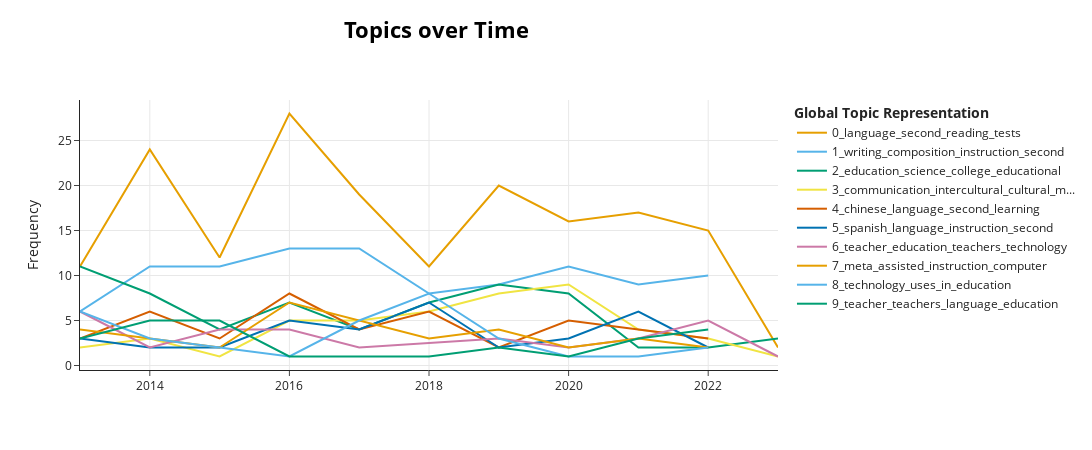

The notebook cell this image was saved under:
### Code cell
model.visualize_topics_over_time(topics_over_time, topics=[0, 1, 2, 3, 4, 5, 6, 7, 8, 9])
#can innclude topics changing topics_over_time TO topics_over_time, topics=[x, y, z, etc.]

### Figure 1 — Plotly figure (JSON) as saved in the notebook; plotly's stock layout.template omitted (floating-point values rounded to 4 significant figures)
{"data": [{"hoverinfo": "text", "hovertext": ["<b>Topic 0</b><br>Words: reading, language, second, instruction, tests", "<b>Topic 0</b><br>Words: language, second, reading, english, linguistics", "<b>Topic 0</b><br>Words: language, reading, second, tests, english", "<b>Topic 0</b><br>Words: reading, language, second, tests, english", "<b>Topic 0</b><br>Words: language, second, english, analysis, reading", "<b>Topic 0</b><br>Words: language, second, tests, english, analysis", "<b>Topic 0</b><br>Words: language, second, tests, english, instruction", "<b>Topic 0</b><br>Words: language, second, reading, tests, english", "<b>Topic 0</b><br>Words: language, tests, second, reading, english", "<b>Topic 0</b><br>Words: reading, language, tests, second, english", "<b>Topic 0</b><br>Words: factor, teachers, computational, linguistics, teacher"], "marker": {"color": "#E69F00"}, "mode": "lines", "name": "0_language_second_reading_tests", "type": "scatter", "x": [2013, 2014, 2015, 2016, 2017, 2018, 2019, 2020, 2021, 2022, 2023], "y": [11, 24, 12, 28, 19, 11, 20, 16, 17, 15, 2]}, {"hoverinfo": "text", "hovertext": ["<b>Topic 1</b><br>Words: writing, web, assignments, second, language", "<b>Topic 1</b><br>Words: writing, groups, language, english, second", "<b>Topic 1</b><br>Words: writing, composition, instruction, second, language", "<b>Topic 1</b><br>Words: writing, composition, instruction, second, language", "<b>Topic 1</b><br>Words: writing, second, collaborative, composition, english", "<b>Topic 1</b><br>Words: writing, composition, collaborative, evaluation, instruction", "<b>Topic 1</b><br>Words: writing, instruction, second, language, english", "<b>Topic 1</b><br>Words: writing, english, essays, composition, instruction", "<b>Topic 1</b><br>Words: writing, collaborative, composition, improvement, students", "<b>Topic 1</b><br>Words: writing, composition, instruction, second, language"], "marker": {"color": "#56B4E9"}, "mode": "lines", "name": "1_writing_composition_instruction_second", "type": "scatter", "x": [2013, 2014, 2015, 2016, 2017, 2018, 2019, 2020, 2021, 2022], "y": [6, 11, 11, 13, 13, 8, 9, 11, 9, 10]}, {"hoverinfo": "text", "hovertext": ["<b>Topic 2</b><br>Words: education, science, college, based, educational", "<b>Topic 2</b><br>Words: education, science, college, student, of", "<b>Topic 2</b><br>Words: source, simulation, personality, open, curriculum", "<b>Topic 2</b><br>Words: services, systems, online, education, analysis", "<b>Topic 2</b><br>Words: education, nontraditional, science, environment, students", "<b>Topic 2</b><br>Words: education, science, college, students, educational", "<b>Topic 2</b><br>Words: thinking, college, science, student, education", "<b>Topic 2</b><br>Words: courses, education, thinking, engineering, computer", "<b>Topic 2</b><br>Words: science, education, 11, secondary, physics", "<b>Topic 2</b><br>Words: graduate, learning, work, software, responses", "<b>Topic 2</b><br>Words: data, science, education, citizen, graduates"], "marker": {"color": "#009E73"}, "mode": "lines", "name": "2_education_science_college_educational", "type": "scatter", "x": [2013, 2014, 2015, 2016, 2017, 2018, 2019, 2020, 2021, 2022, 2023], "y": [11, 8, 4, 7, 4, 7, 9, 8, 2, 2, 3]}, {"hoverinfo": "text", "hovertext": ["<b>Topic 3</b><br>Words: cultural, intercultural, communication, civilization, western", "<b>Topic 3</b><br>Words: intercultural, communication, cultural, programs, nurses", "<b>Topic 3</b><br>Words: intercultural, participant, ethnography, awareness, cultural", "<b>Topic 3</b><br>Words: communication, intercultural, cultural, language, second", "<b>Topic 3</b><br>Words: communication, intercultural, cultural, business, language", "<b>Topic 3</b><br>Words: communication, intercultural, mediated, north, cultural", "<b>Topic 3</b><br>Words: communication, cultural, intercultural, awareness, mediated", "<b>Topic 3</b><br>Words: communication, intercultural, cultural, student, students", "<b>Topic 3</b><br>Words: communication, cultural, intercultural, mediated, awareness", "<b>Topic 3</b><br>Words: communication, intercultural, exchange, cultural, awareness", "<b>Topic 3</b><br>Words: person, virtual, classrooms, videoconferencing, strategies"], "marker": {"color": "#F0E442"}, "mode": "lines", "name": "3_communication_intercultural_cultural_m...", "type": "scatter", "x": [2013, 2014, 2015, 2016, 2017, 2018, 2019, 2020, 2021, 2022, 2023], "y": [2, 3, 1, 5, 5, 6, 8, 9, 4, 3, 1]}, {"hoverinfo": "text", "hovertext": ["<b>Topic 4</b><br>Words: chinese, language, mandarin, patterns, learning", "<b>Topic 4</b><br>Words: chinese, language, mandarin, second, attitudes", "<b>Topic 4</b><br>Words: chinese, language, second, instruction, groups", "<b>Topic 4</b><br>Words: chinese, mandarin, language, second, learning", "<b>Topic 4</b><br>Words: chinese, language, instruction, learning, second", "<b>Topic 4</b><br>Words: chinese, language, learning, course, mandarin", "<b>Topic 4</b><br>Words: chinese, language, asian, mandarin, place", "<b>Topic 4</b><br>Words: chinese, language, instruction, second, learning", "<b>Topic 4</b><br>Words: chinese, language, sociocultural, learning, student", "<b>Topic 4</b><br>Words: chinese, mandarin, instruction, second, holistic"], "marker": {"color": "#D55E00"}, "mode": "lines", "name": "4_chinese_language_second_learning", "type": "scatter", "x": [2013, 2014, 2015, 2016, 2017, 2018, 2019, 2020, 2021, 2022], "y": [3, 6, 3, 8, 4, 6, 2, 5, 4, 3]}, {"hoverinfo": "text", "hovertext": ["<b>Topic 5</b><br>Words: spanish, multiple, charter, high, pretests", "<b>Topic 5</b><br>Words: spanish, latin, listening, help, students", "<b>Topic 5</b><br>Words: spanish, morphology, statistical, verbs, instruction", "<b>Topic 5</b><br>Words: spanish, instruction, students, language, student", "<b>Topic 5</b><br>Words: spanish, advanced, students, college, language", "<b>Topic 5</b><br>Words: spanish, language, analysis, instruction, second", "<b>Topic 5</b><br>Words: spanish, language, instruction, term, short", "<b>Topic 5</b><br>Words: spanish, instruction, language, second, telecommunications", "<b>Topic 5</b><br>Words: spanish, language, second, learning, student", "<b>Topic 5</b><br>Words: spanish, language, motivation, vocabulary, analysis"], "marker": {"color": "#0072B2"}, "mode": "lines", "name": "5_spanish_language_instruction_second", "type": "scatter", "x": [2013, 2014, 2015, 2016, 2017, 2018, 2019, 2020, 2021, 2022], "y": [3, 2, 2, 5, 4, 7, 2, 3, 6, 2]}, {"hoverinfo": "text", "hovertext": ["<b>Topic 6</b><br>Words: teachers, education, teacher, family, technology", "<b>Topic 6</b><br>Words: education, technology, in, teacher, grants", "<b>Topic 6</b><br>Words: teacher, teachers, education, secondary, technology", "<b>Topic 6</b><br>Words: elementary, preschool, teacher, school, parent", "<b>Topic 6</b><br>Words: technology, reciprocal, education, teacher, questioning", "<b>Topic 6</b><br>Words: teacher, teachers, schools, elementary, preservice", "<b>Topic 6</b><br>Words: legislation, education, behavior, teacher, teachers", "<b>Topic 6</b><br>Words: behavior, teacher, preschool, education, teachers", "<b>Topic 6</b><br>Words: teacher, school, environment, readiness, technology", "<b>Topic 6</b><br>Words: staff, personnel, districts, information, security"], "marker": {"color": "#CC79A7"}, "mode": "lines", "name": "6_teacher_education_teachers_technology", "type": "scatter", "x": [2013, 2014, 2015, 2016, 2017, 2019, 2020, 2021, 2022, 2023], "y": [6, 2, 4, 4, 2, 3, 2, 3, 5, 1]}, {"hoverinfo": "text", "hovertext": ["<b>Topic 7</b><br>Words: meta, size, effect, assisted, instruction", "<b>Topic 7</b><br>Words: assisted, meta, educational, systems, instruction", "<b>Topic 7</b><br>Words: meta, size, effect, analysis, competence", "<b>Topic 7</b><br>Words: assisted, instruction, meta, computer, educational", "<b>Topic 7</b><br>Words: meta, reviews, educational, literature, instruction", "<b>Topic 7</b><br>Words: meta, instruction, assisted, learning, second", "<b>Topic 7</b><br>Words: bias, research, monolingualism, periodicals, assisted", "<b>Topic 7</b><br>Words: educational, assisted, instruction, trends, linguistics", "<b>Topic 7</b><br>Words: meta, assisted, receptive, reports, lists"], "marker": {"color": "#E69F00"}, "mode": "lines", "name": "7_meta_assisted_instruction_computer", "type": "scatter", "x": [2013, 2014, 2015, 2016, 2018, 2019, 2020, 2021, 2022], "y": [4, 3, 2, 7, 3, 4, 2, 3, 2]}, {"hoverinfo": "text", "hovertext": ["<b>Topic 8</b><br>Words: technology, uses, educational, in, education", "<b>Topic 8</b><br>Words: media, technology, uses, in, college", "<b>Topic 8</b><br>Words: models, investigations, structural, equation, technology", "<b>Topic 8</b><br>Words: technology, uses, in, education, hypothesis", "<b>Topic 8</b><br>Words: technology, uses, in, student, education", "<b>Topic 8</b><br>Words: technology, faculty, education, uses, in", "<b>Topic 8</b><br>Words: dissemination, student, objectives, participation, business", "<b>Topic 8</b><br>Words: doctoral, robotics, classes, form, technology", "<b>Topic 8</b><br>Words: clothing, manufacturing, technology, uses, in"], "marker": {"color": "#56B4E9"}, "mode": "lines", "name": "8_technology_uses_in_education", "type": "scatter", "x": [2013, 2014, 2016, 2017, 2018, 2019, 2020, 2021, 2022], "y": [6, 3, 1, 5, 8, 3, 1, 1, 2]}, {"hoverinfo": "text", "hovertext": ["<b>Topic 9</b><br>Words: teacher, teachers, case, preservice, language", "<b>Topic 9</b><br>Words: teacher, teachers, preservice, technology, language", "<b>Topic 9</b><br>Words: teacher, teachers, education, technology, language", "<b>Topic 9</b><br>Words: teacher, inservice, education, pedagogical, collaboration", "<b>Topic 9</b><br>Words: capital, teacher, teachers, interviews, human", "<b>Topic 9</b><br>Words: administrator, training, efficacy, competence, role", "<b>Topic 9</b><br>Words: teachers, teacher, practicums, faculty, technology", "<b>Topic 9</b><br>Words: curriculum, organizational, culture, implementation, change", "<b>Topic 9</b><br>Words: teacher, teachers, pedagogical, knowledge, content", "<b>Topic 9</b><br>Words: teacher, teachers, education, pedagogical, inservice"], "marker": {"color": "#009E73"}, "mode": "lines", "name": "9_teacher_teachers_language_education", "type": "scatter", "x": [2013, 2014, 2015, 2016, 2017, 2018, 2019, 2020, 2021, 2022], "y": [3, 5, 5, 1, 1, 1, 2, 1, 3, 4]}], "layout": {"height": 450, "hoverlabel": {"bgcolor": "white", "font": {"family": "Rockwell", "size": 16}}, "legend": {"title": {"text": "<b>Global Topic Representation"}}, "title": {"font": {"color": "Black", "size": 22}, "text": "<b>Topics over Time</b>", "x": 0.4, "xanchor": "center", "y": 0.95, "yanchor": "top"}, "width": 1250, "xaxis": {"showgrid": true}, "yaxis": {"showgrid": true, "title": {"text": "Frequency"}}}}
